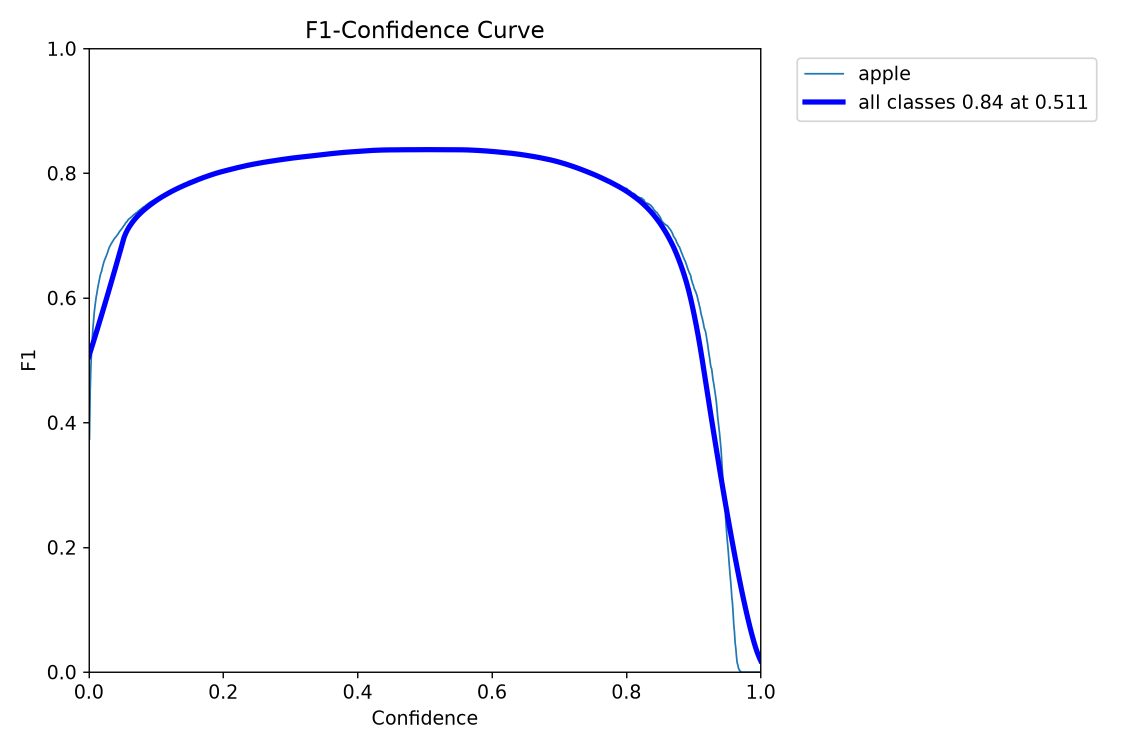
#> input picture sem7-ablation-study/evidence/runs/detect/val/BoxF1_curve.png, 2250 x 1500 px (shown at 1/2 size)
$ python -i run_yield_teacher.py   (imports and definitions only)
#> lines starting #> are read from the running program, lines starting #| are printed output that depends on the picture
"""
run_yield_teacher.py
====================
Trains YOLO26s teacher for apple detection (yield estimation task).

Pipeline:
  1. Writes yield_dataset.yaml dynamically (correct absolute paths)
  2. Optional: adds COCO background negatives to fix false positives
  3. Fine-tunes YOLO26s on yield dataset (100 epochs, imgsz=512)
  4. Generates bounding-box soft labels for ALL training images → CSV
     (student reads this CSV during distillation)

OUTPUTS in outputs/yield/:
  yield_teacher/weights/best.pt    ← best YOLO checkpoint
  yield_soft_labels.csv            ← teacher predictions per training image
  yield_teacher_summary.json       ← mAP metrics + paths

USAGE:
  pip install ultralytics
  python run_yield_teacher.py

DATA STRUCTURE EXPECTED:
  data/yield/
    images/train/   (1093 images)
    labels/train/   (YOLO .txt annotations)
    images/val/     (264 images)
    labels/val/
"""

import os
import sys
import json
import csv
import shutil
import urllib.request
from pathlib import Path

import numpy as np

try:
    from ultralytics import YOLO
except ImportError:
    print("[ERROR] ultralytics not installed.")
    print("        Run: pip install ultralytics")
    sys.exit(1)

# ── Paths ─────────────────────────────────────────────────────────────────────
BASE_DIR      = Path(__file__).resolve().parent
DATA_ROOT     = BASE_DIR / "data"  / "yield"
OUTPUT_DIR    = BASE_DIR / "outputs" / "yield"
YAML_PATH     = OUTPUT_DIR / "yield_dataset.yaml"
SOFT_CSV      = OUTPUT_DIR / "yield_soft_labels.csv"
SUMMARY_JSON  = OUTPUT_DIR / "yield_teacher_summary.json"

# ── Hyper-parameters (Updated for Camouflage & Tiny Targets) ───────────
MODEL_NAME    = "yolo26s.pt"
EPOCHS        = 1000
IMGSZ         = 640            # INCREASED: 640x640 retains tiny red dot features
BATCH         = 16
PATIENCE      = 100
LR0           = 0.001
LRF           = 0.01
WEIGHT_DECAY  = 0.0005
WARMUP_EPOCHS = 5
CONF_THRESH   = 0.20           # LOWERED: Captures subtle green camouflaged soft labels
IOU_THRESH    = 0.45
NC            = 1
CLASS_NAMES   = ["apple"]

# ===========================================================================
#  AGRICULTURAL PRE-FILTER: LAB Color Decoupling & Spherical Contrast
# ===========================================================================
import cv2

def apply_agricultural_lab_filter(img_path: Path, output_path: Path) -> None:
    """
    Applies CIELAB a* channel CLAHE enhancement to break green fruit camouflage
    and highlight tiny red dot targets. Saves enhanced image to output_path.
    """
#> called with output_path = 'out.png'
    img_bgr = cv2.imread(str(img_path))
#> img_bgr is the input picture: shape (1500, 2250, 3); mean B, G, R 252.5, 250.5, 250.4
    if img_bgr is None:
        return

    # Convert to CIELAB space
    lab = cv2.cvtColor(img_bgr, cv2.COLOR_BGR2LAB)
#> lab: shape (1500, 2250, 3); mean of channels 0, 1, 2 251.1, 128.6, 127.1
    L, a, b = cv2.split(lab)
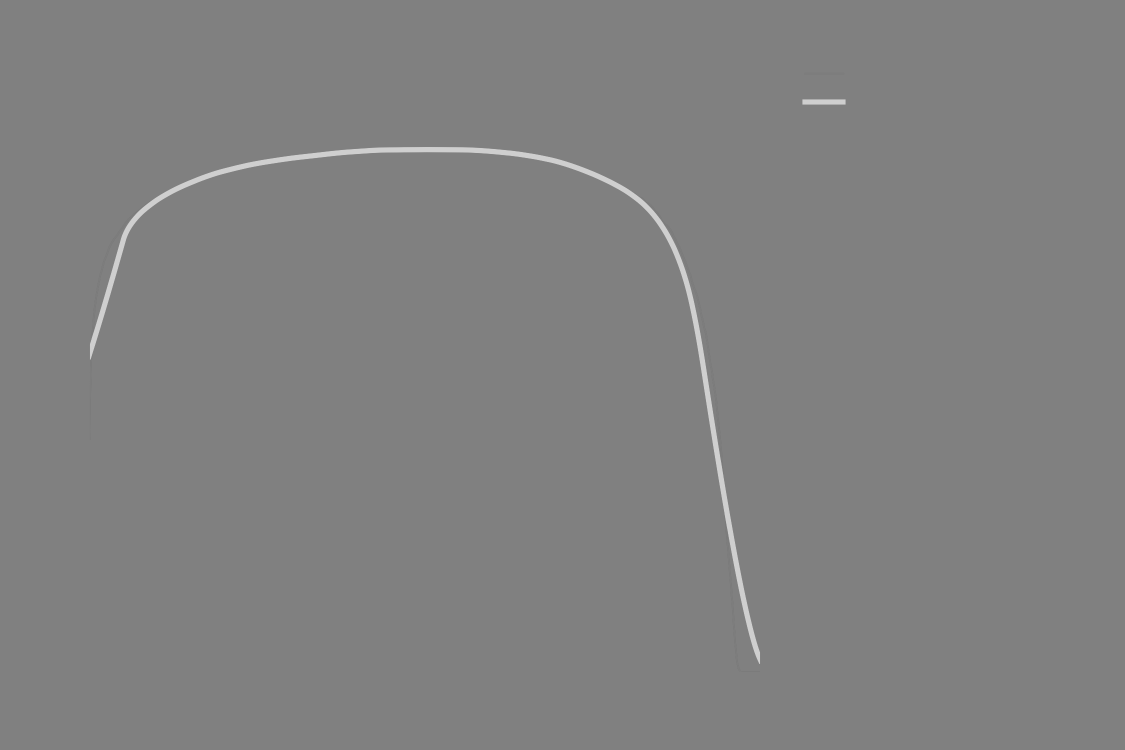
#> a: shape (1500, 2250) (shown at 1/2 size); min 120, max 207, mean 128.6

    # CLAHE on a* channel (Red-Green chromatic axis)
    clahe_color = cv2.createCLAHE(clipLimit=3.5, tileGridSize=(8, 8))
    a_enhanced = clahe_color.apply(a)

    # Mild CLAHE on L channel (Shadow/Lighting normalization)
    clahe_light = cv2.createCLAHE(clipLimit=1.5, tileGridSize=(8, 8))
    L_enhanced = clahe_light.apply(L)

    # Recombine and convert back to BGR image space
    lab_enhanced = cv2.merge([L_enhanced, a_enhanced, b])
#> lab_enhanced: shape (1500, 2250, 3); mean of channels 0, 1, 2 251.1, 130.3, 127.1
    bgr_enhanced = cv2.cvtColor(lab_enhanced, cv2.COLOR_LAB2BGR)

    cv2.imwrite(str(output_path), bgr_enhanced)


# [491 lines left out: functions preprocess_dataset_images, preflight, scan_yolo_label_classes, normalize_yolo_labels, write_yaml, add_coco_negatives and 4 more, not called in this run]


# [2 lines not run here, left out]

>>> result = apply_agricultural_lab_filter('../../sem7-ablation-study/evidence/runs/detect/val/BoxF1_curve.png', 'out.png')

$ run again, on sem7-ablation-study/evidence/runs/detect/val/confusion_matrix.png
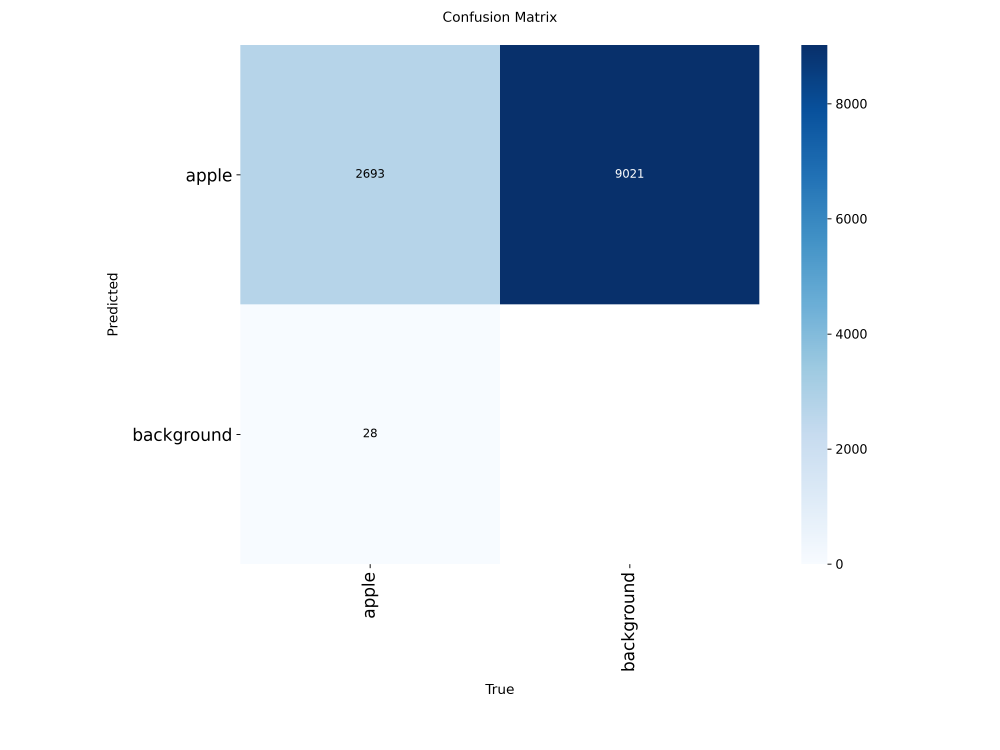
#> input picture sem7-ablation-study/evidence/runs/detect/val/confusion_matrix.png, 3000 x 2250 px (shown at 1/3 size)
#> in apply_agricultural_lab_filter, img_bgr is the input picture: shape (2250, 3000, 3); mean B, G, R 238.1, 229.8, 222.3
#> lab: shape (2250, 3000, 3); mean of channels 0, 1, 2 230.5, 128.5, 122.7
#> in apply_agricultural_lab_filter, `L, a, b = cv2.split(lab)`:
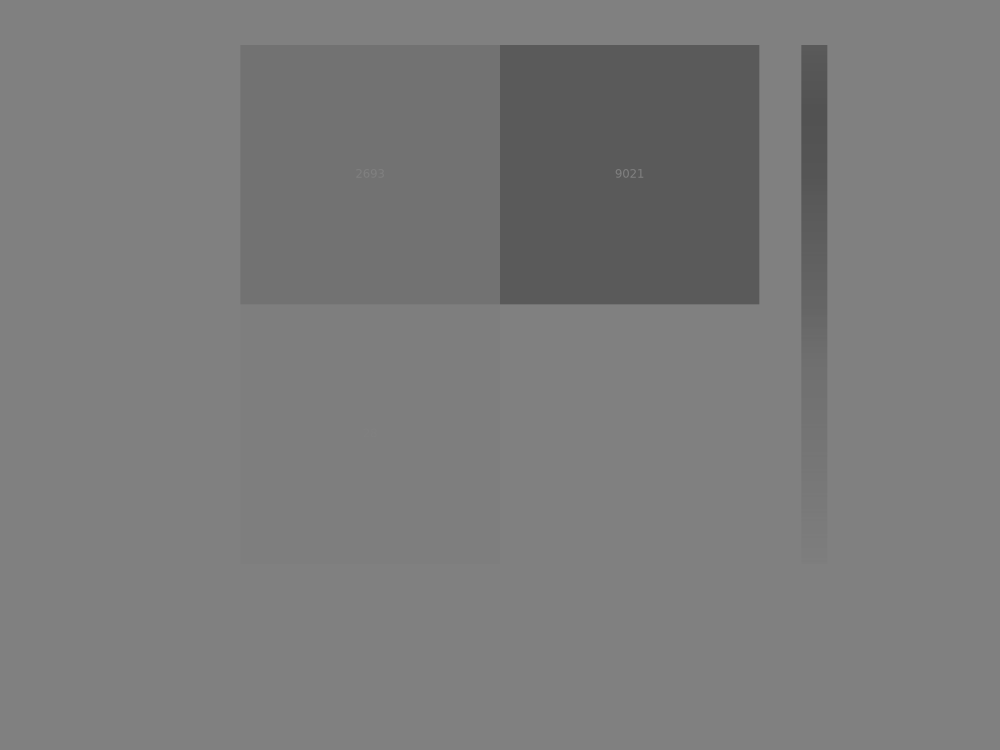
#> b: shape (2250, 3000) (shown at 1/3 size); min 82, max 128, mean 122.7
#> lab_enhanced: shape (2250, 3000, 3); mean of channels 0, 1, 2 230.5, 130.9, 122.7
#> in apply_agricultural_lab_filter, `bgr_enhanced = cv2.cvtColor(lab_enhanced, cv2.COLOR_LAB2BGR)`:
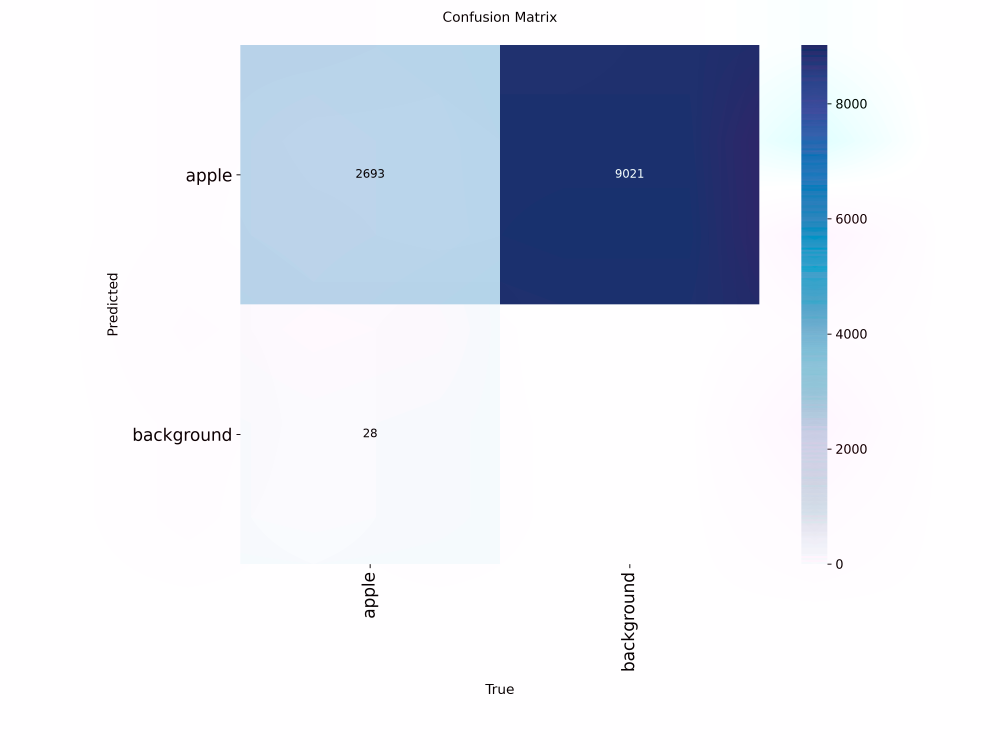
#> bgr_enhanced: shape (2250, 3000, 3) (shown at 1/3 size); mean B, G, R 238.2, 228.4, 224.4
